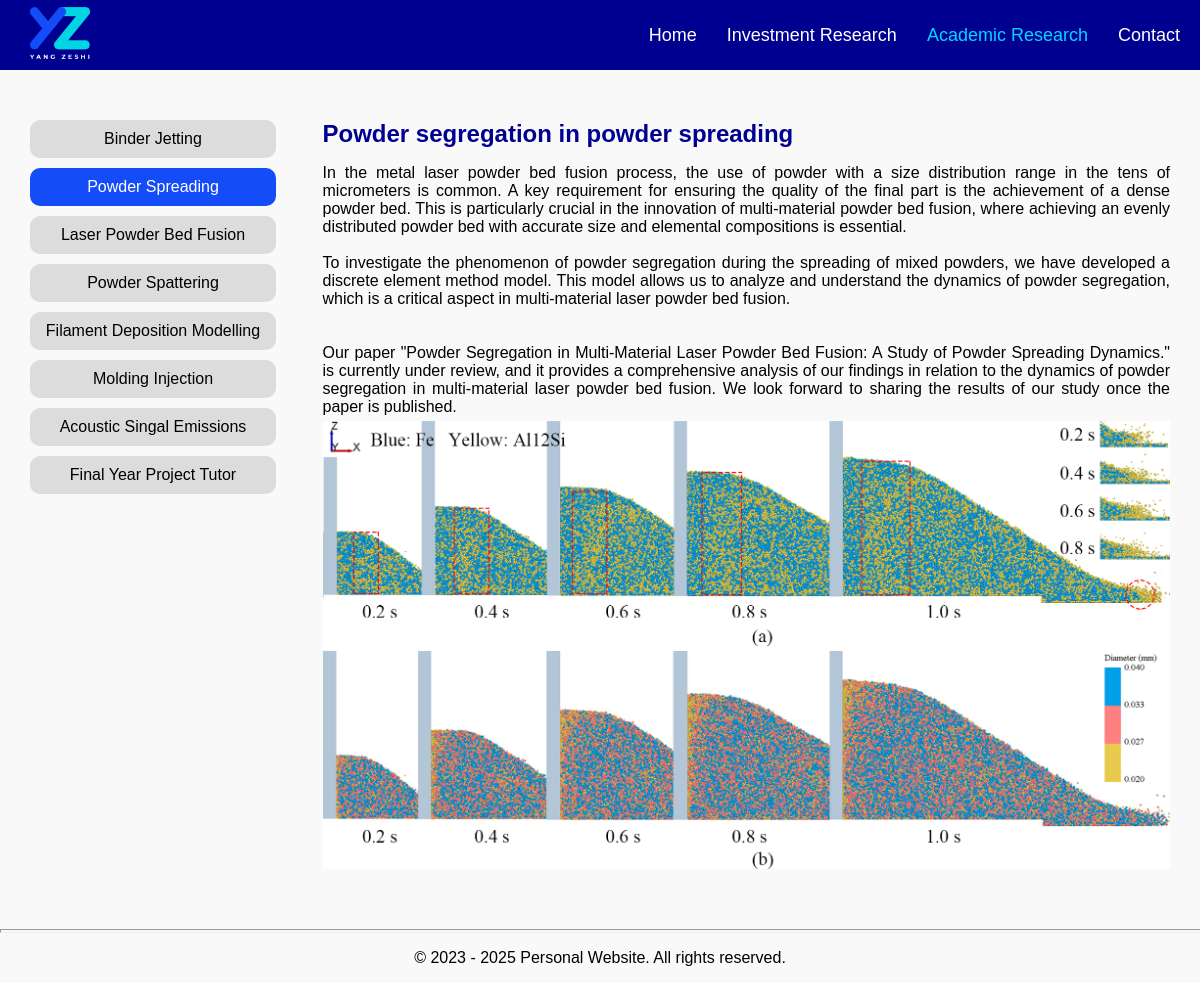
/academic_research/2, run on the app's committed database.
### tables this page shows
CREATE TABLE "research_projects" (
    id INTEGER PRIMARY KEY AUTOINCREMENT,
    title TEXT NOT NULL,
    content TEXT NOT NULL
, full_title text);

### app.py (the view)
@app.route('/academic_research/<int:intro_id>')
def show_intro_1(intro_id):
    db = get_db()
    cursor = db.execute('SELECT * FROM research_projects')
    intros = cursor.fetchall()
    session['intro_id'] = intro_id
    image_src = [url_for('static', filename=f'images/research/{intro_id}.png')]
    file_path = image_src[0].lstrip('/')
    if os.path.exists(file_path)==False:
        image_src=['']
    return render_template('/research projects/research_projects.html',intro=intros[intro_id-1],image_srcs=image_src)

### app.py (called while the page is built)
def get_db():
    if 'db' not in g:
        g.db = sqlite3.connect(
            current_app.config['DATABASE'],
            detect_types=sqlite3.PARSE_DECLTYPES
        )
        g.db.row_factory = sqlite3.Row
    return g.db

@app.teardown_appcontext
def close_connection(exception):
    db = getattr(g, '_database', None)
    if db is not None:
        db.close()

@app.context_processor
def inject_intros():
    db = get_db()
    research_cursor = db.execute('SELECT * FROM research_projects')
    research_intros = research_cursor.fetchall()
    programming_cursor = db.execute('SELECT * FROM programming_projects')
    programming_intros = programming_cursor.fetchall()
    intro_id = session.get('intro_id')
    return dict(research_intros=research_intros, programming_intros=programming_intros, intro_id=intro_id)

### templates/research projects/research_projects.html (shortened to what this page needs)
<!DOCTYPE html>
{% extends 'base.html' %}
{% block content %}
<html>
<head>
    <link rel="stylesheet" type="text/css" href="{{ url_for('static', filename='styles/main.css') }}">
</head>
<body>
  <div class="grid-container">
    <div class="grid1">
      {% include 'research projects/project_tree.html' %}
    </div>
    <div class="grid2">
      <div class="wrapper">
        <div class="section">
          <h2>{{ intro['full_title'] }}</h2>
          <p style="white-space: pre-line;text-align: justify;">{{ intro['content'] | safe }}</p>
          {% for image_src in image_srcs %}
          <img class="fit-picture" src="{{ image_src }}" style="display: block;margin: 0 auto;width: auto;">
          {% endfor %}
        </div>
      </div>
    </div>
  </div>
        <hr>
  </body>
</html>
{% endblock %}

### templates/research projects/project_tree.html
<link rel="stylesheet" type="text/css" href="{{ url_for('static', filename='styles/main.css') }}">
<div class="project-list" style="grid-template-columns: 0.8fr; margin-top: 20px; justify-content: start;">
  {% for intro in research_intros %}
      <a href="{{ url_for('show_intro_1', intro_id=intro['id']) }}" class="widget {% if intro['id'] == intro_id %}highlight{% endif %}">{{ intro['title'] }}</a>
  {% endfor %}
</div>

### static/styles/base.css (style rules this page uses)
.widget { margin-left: 0px; padding: 5px 10px; text-decoration: none; color: rgb(255, 255, 255); }

### static/styles/main.css (style rules this page uses)
body { font-family: Arial, sans-serif; margin: 0px; background-color: #f9f9f9; padding-top: 0px; margin-top: 0; }
.section { margin-bottom: 30px; text-align: left; }
.section h2 { color: rgb(0 0 144); margin-bottom: 10px; text-align: left; }
.section p { margin-bottom: 5px; }
hr { color: blue; height: 2px; width: 100%; margin-left: auto; margin-right: auto; }
.fit-picture { max-width: 100%; max-height: 100%; width: 40%; height: auto; }
.project-list { display: grid; grid-template-columns: 1fr 1fr 1fr; text-align: center; grid-gap: 20px 0px; }
.grid-container { display: grid; grid-template-columns: 1fr 3fr; grid-gap: 0px 10px; margin: 30px; align-content: center; }
div.project-list { gap: 20px; place-items: start; }
div.project-list a.widget { display: flex; align-items: center; justify-content:center; border-radius: 10px; background-color: rgb(220, 220, 220); color: #000000; height: 100%; width: 100%; }
div.project-list a.widget.highlight { background-color: rgb(20, 76, 247); color: #ffffff; }

### data on the page
research_projects: title "Binder Jetting"
research_projects: title "Powder Spreading", full_title "Powder segregation in powder spreading", content "In the metal laser powder bed fusion process, the use of powder with a size distribution range in the tens of micrometers is common. A key requirement for ensuring the quality of the final part is the achievement of a dense powder bed. This is particularly crucial in the innovation of multi-material powder bed fusion, where achieving an evenly distributed powder bed with accurate size and elemental compositions is essential. To investigate the phenomenon of powder segregation during the spreading of mixed powders, we have developed a discrete element method model. This model allows us to analyze and understand the dynamics of powder segregation, which is a critical aspect in multi-material…"
research_projects: title "Laser Powder Bed Fusion"
research_projects: title "Powder Spattering"
research_projects: title "Filament Deposition Modelling"
research_projects: title "Molding Injection"
research_projects: title "Acoustic Singal Emissions"
research_projects: title "Final Year Project Tutor"
